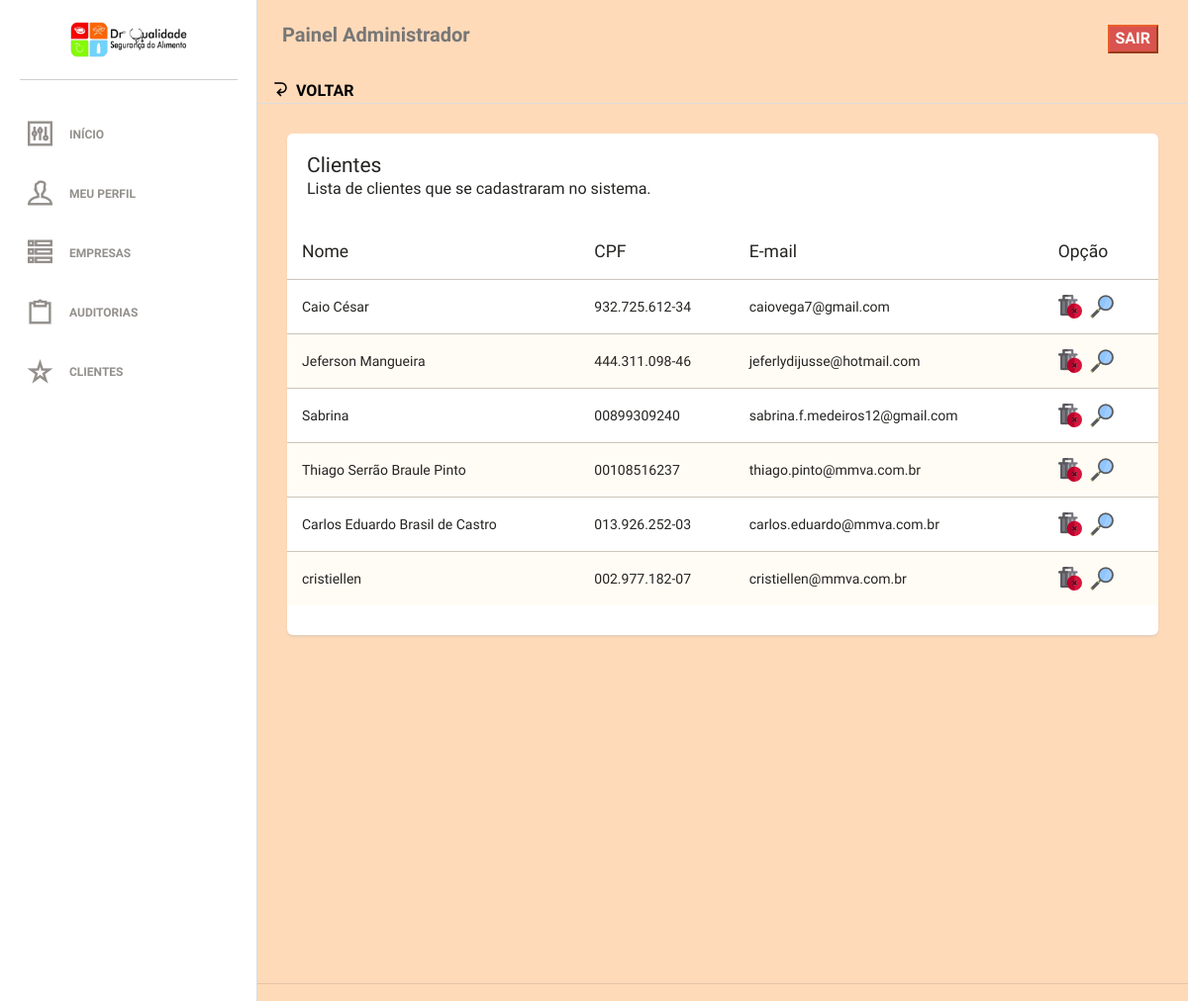
The app's page /app/verclientes (signed in) with its own data.
### tables this page shows
CREATE TABLE IF NOT EXISTS `usuario` (
  `id` int(11) NOT NULL,
  `nome` varchar(250) DEFAULT NULL,
  `cpf` varchar(20) DEFAULT NULL,
  `telefone` varchar(20) DEFAULT NULL,
  `email` varchar(200) DEFAULT NULL,
  `login` varchar(250) DEFAULT NULL,
  `senha` varchar(250) DEFAULT NULL,
  `endereco` varchar(250) DEFAULT NULL,
  `empresa` varchar(100) DEFAULT NULL,
  `tipoUsuario` varchar(10) DEFAULT NULL,
  `dataHoraCadastro` varchar(25) DEFAULT NULL
);

### app/verclientes.php (the view, shortened to what this page needs)
<!doctype html>
<html lang="pt-BR">
<head>
    <link href="assets/css/bootstrap.min.css" rel="stylesheet" />
    <link href="assets/css/animate.min.css" rel="stylesheet"/>
    <link href="assets/css/paper-dashboard.css" rel="stylesheet"/>
    <link href="assets/css/demo.css" rel="stylesheet" />
    <link href="http://maxcdn.bootstrapcdn.com/font-awesome/latest/css/font-awesome.min.css" rel="stylesheet">
    <link href="assets/css/themify-icons.css" rel="stylesheet">
</head>
<body>
<div class="wrapper">
    <div class="sidebar" data-background-color="white" data-active-color="danger">
    	<?php include 'view/viewMenuLateral.php' ?>
    </div>
    <div class="main-panel" style="background-color: #FFDAB9;">
        <nav class="navbar navbar-default" style="background-color: #FFDAB9;">
            <div class="container-fluid">
                <div class="navbar-header">
                    <a class="navbar-brand" href="#">Painel Administrador</a>
                </div>
                 <div class="collapse navbar-collapse">
                    <ul class="nav navbar-nav navbar-right">
                        <li>
                            <a href="off" >
                                <button class="btn-danger"><b style="color:#fff;">SAIR</b></button>
                            </a>
                        </li>
                    </ul>
                </div>
                <span data-notify="icon" style="color: black; " class="ti-back-left"> <a href="index" style="color:black;">VOLTAR</a></span>
            </div>
        </nav>
        <div class="content">
            <div class="container-fluid">
                <div class="row">
                    <div class="col-md-12">
                        <div class="card">
                            <div class="header">
                                <h4 class="title">Clientes</h4>
                                <p>Lista de clientes que se cadastraram no sistema.
                            </div>
                            <div class="content table-responsive table-full-width">
                                <table class="table table-striped">
                                    <thead>
                                        <th>Nome</th>
                                        <th>CPF</th>
                                        <th>E-mail</th>
                                        <th>Opção</th>
                                    </thead>
                                    <tbody>
                                    <?php include 'model/conex.php';
                                        $selecionarCliente = "SELECT * FROM usuario WHERE tipoUsuario = 3";
                                        $selecionarCliente = mysqli_query($conexao, $selecionarCliente);
                                        while($selecionados = mysqli_fetch_assoc($selecionarCliente)){
                                     ?>
                                        <tr>
                                            <td><?php echo $selecionados['nome']; ?></td>
                                            <td><?php echo $selecionados['cpf']; ?></td>
                                            <td><?php echo $selecionados['email']; ?></td>
                                            <td><a href="deletarcliente?id=<?php echo $selecionados['id']; ?>"><img src="assets/img/delete.png" title="DELETAR"></a>
                                            <a href="opcoesauditor?id=<?php echo $selecionados['id']; ?>" style="margin-left: 5px;"><img src="assets/img/view.png" title="VISUALIZAR"></a></td>
                                        </tr>
                                        <?php } ?>
                                    </tbody>
                                </table>
                            </div>
                        </div>
                    </div>
                </div>
            </div>
        </div>
        <footer class="footer">
            <div class="container-fluid">
            </div>
        </footer>
    </div>
</div>
</body>
</html>

### app/view/viewMenuLateral.php
<div class="sidebar-wrapper">
            <div class="logo">
                <a href="index" class="simple-text">
                    <img src="assets/img/logoDr.png" width="130px">
                </a>
            </div>
            <ul class="nav">
                <li>
                    <a href="index">
                        <i class="ti-panel"></i>
                        <p>INÍCIO</p>
                    </a>
                </li>
                <li>
                    <a href="perfil">
                        <i class="ti-user"></i>
                        <p>Meu Perfil</p>
                    </a>
                </li>
                <li>
                    <a href="dadosempresa">
                        <i class="ti-view-list-alt"></i>
                        <p>Empresas</p>
                    </a>
                </li>
                <li>
                    <a href="auditorias">
                        <i class="ti-clipboard"></i>
                        <p>Auditorias</p>
                    </a>
                </li>
                <li>
                    <a href="verclientes">
                        <i class="ti-star"></i>
                        <p>Clientes</p>
                    </a>
                </li>
            </ul>
    	</div>

### records on screen
usuario: nome "Caio César", cpf "932.725.612-34", email "caiovega7@gmail.com"
usuario: nome "Jeferson Mangueira", cpf "444.311.098-46", email "jeferlydijusse@hotmail.com"
usuario: nome "Sabrina", cpf "00899309240", email "sabrina.f.medeiros12@gmail.com"
usuario: nome "Thiago Serrão Braule Pinto", cpf "00108516237", email "thiago.pinto@mmva.com.br"
usuario: nome "Carlos Eduardo Brasil de Castro", cpf "013.926.252-03", email "carlos.eduardo@mmva.com.br"
usuario: nome "cristiellen", cpf "002.977.182-07", email "cristiellen@mmva.com.br"
